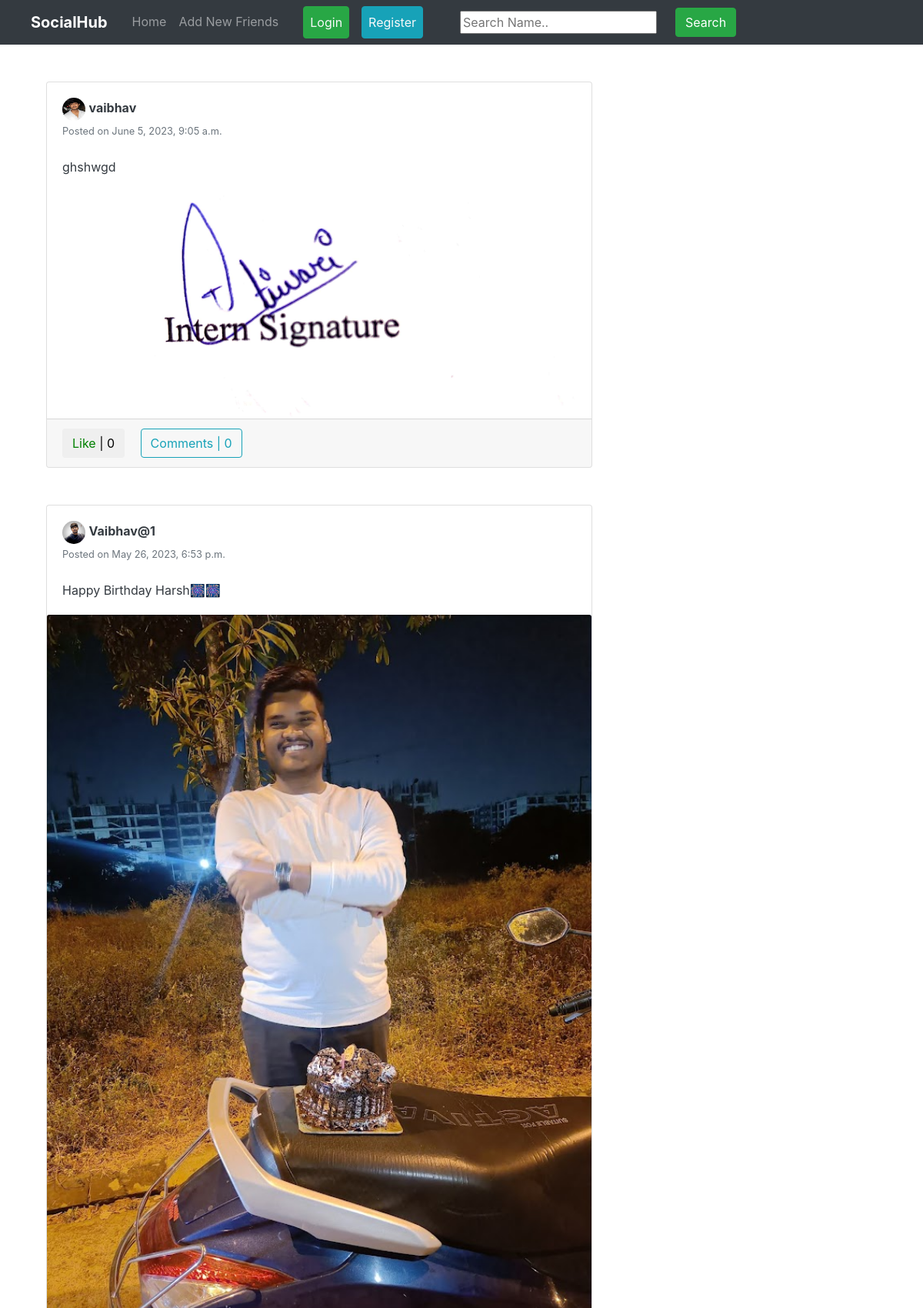
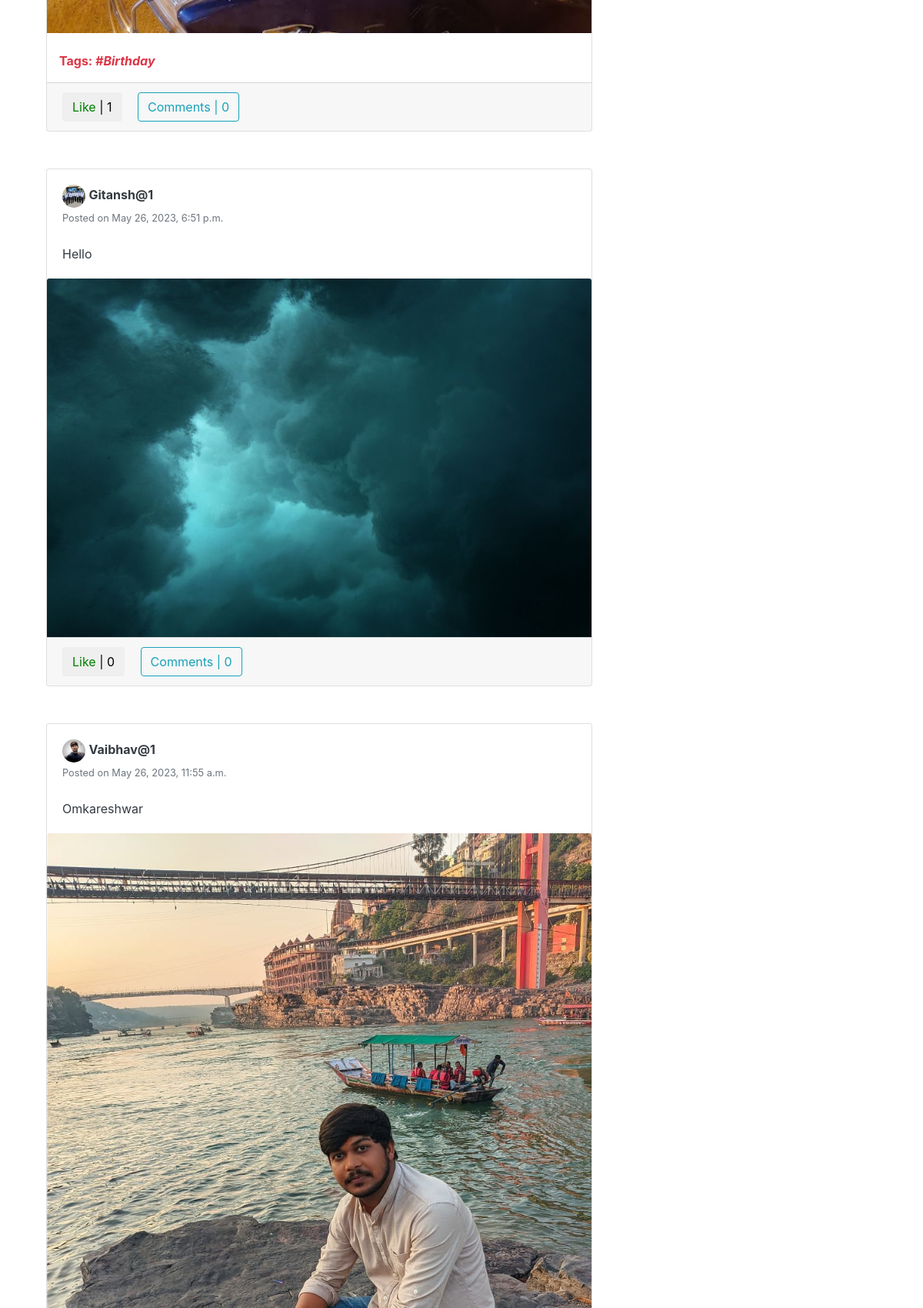
The page / (upper part) on the database its author committed (2 pictures, top to bottom).
### feed/models.py (models this page shows, shortened)
class Post(models.Model):
	description = models.CharField(max_length=255, blank=True)
	pic = models.ImageField(upload_to='path/to/img')
	date_posted = models.DateTimeField(default=timezone.now)
	user_name = models.ForeignKey(User, on_delete=models.CASCADE)
	tags = models.CharField(max_length=100, blank=True)

### users/models.py (models this page shows, shortened)
class Profile(models.Model):
	user = models.OneToOneField(User, on_delete=models.CASCADE)
	image = models.ImageField(default='default.png', upload_to='profile_pics')
	slug = AutoSlugField(populate_from='user')
	bio = models.CharField(max_length=255, blank=True)
	friends = models.ManyToManyField("Profile", blank=True)
	def get_absolute_url(self):
		return "/users/{}".format(self.slug)

### feed/views.py (the view)
# urls.py: path('', PostListView.as_view(), name='home'),
class PostListView(ListView):
	model = Post
	template_name = 'feed/home.html'
	context_object_name = 'posts'
	ordering = ['-date_posted']
	paginate_by = 10
	def get_context_data(self, **kwargs):
		context = super(PostListView, self).get_context_data(**kwargs)
		if self.request.user.is_authenticated:
			liked = [i for i in Post.objects.all() if Like.objects.filter(user = self.request.user, post=i)]
			context['liked_post'] = liked
		return context

### feed/templates/feed/home.html (shortened to what this page needs)
{% extends "feed/layout.html" %}
{% load static %}
{% block searchform %}
<form class="form-inline my-2 my-lg-0 ml-5" action="{% url 'search_posts' %}" method="get">
  <input name="p" type="text" placeholder="Search Name..">
  <button class="btn btn-success my-2 my-sm-0 ml-4" type="submit">Search</button>
</form>
{% endblock searchform %}
{% block content %}
 	<div class="container">
	    <div class="row">
	      <div class="col-md-8">
	        {% for post in posts %}
	        <div class="card card-signin my-5">
	          <div class="card-body">
	          	<a href="{{ post.user_name.profile.get_absolute_url }}"><img src="{{ post.user_name.profile.image.url }}" class="rounded-circle" width="30" height="30" alt=""></a>
	          	<a class="text-dark" href="{{ post.user_name.profile.get_absolute_url }}"><b>{{ post.user_name }}</b></a>
	          	<br><small class="text-muted">Posted on {{ post.date_posted }}</small>
	          	<br><br>
	            <p class="card-text text-dark">{{ post.description }}</p>
	          </div>
	          <a href="{% url 'post-detail' post.id %}"><img class="card-img-top" src="{{ post.pic.url }}" alt=""></a>
	          {% if post.tags %}
	          <br>
	          <p class="text-danger ml-3"><b>Tags: <i>{{ post.tags }}</i></b></p>
	          {% endif %}
	          <div class="card-footer">
	          	<button class="btn btn-white mr-3 like" id="{{ post.id }}">
			        {% if post in liked_post %}
			            <a href="{% url 'post-like' %}" style="color:red;" id="likebtn{{ post.id }}"> Unlike</a> | {{post.likes.count}}
			        {% else %}
			            <a href="{% url 'post-like' %}" style="color:green;" id="likebtn{{ post.id }}"> Like</a> | {{post.likes.count}}
			        {% endif %}
			    </button>
	          	<a class="btn btn-outline-info" href="{% url 'post-detail' post.id %}">Comments | {{ post.details.count }}</a>
	          </div>
	        </div>
	        {% endfor %}
	  	   </div>
	    </div>
	</div>
{% endblock content %}

### rows shown on the page
Post: user_name.profile.image (picture), user_name "vaibhav", date_posted "June 5, 2023, 9:05 a.m.", description "ghshwgd", pic (picture), likes.count "0", details.count "0"
Post: user_name.profile.image (picture), user_name "Vaibhav@1", date_posted "May 26, 2023, 6:53 p.m.", description "Happy Birthday Harsh🎆🎆", pic (picture), tags "#Birthday", likes.count "1", details.count "0"
Post: user_name.profile.image (picture), user_name "Gitansh@1", date_posted "May 26, 2023, 6:51 p.m.", description "Hello", pic (picture), likes.count "0", details.count "0"
Post: user_name.profile.image (picture), user_name "Vaibhav@1", date_posted "May 26, 2023, 11:55 a.m.", description "Omkareshwar", pic (picture)
